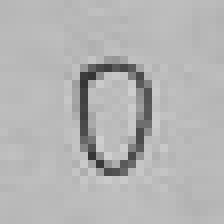
#> input picture Class/2022_2nd_Machine_Learning/python code/docs/HandwriteNumber/28x28 black/hand write_0.jpg, 28 x 28 px (shown 8 times larger)
$ python jpg_Gray_Pixel_to_csv.py
#> lines starting #> are read from the running program, lines starting #| are printed output that depends on the picture; after the words box and inside, x2 and y2 are one past the last pixel; in counts of white or black regions, pixels touching at a corner belong together
import cv2
import time

road = cv2.imread('../docs/HandwriteNumber/28x28 black/hand write_0.jpg')
#> road is the input picture: shape (28, 28, 3); min 52, max 206, mean 180
gray = cv2.cvtColor(road, cv2.COLOR_BGR2GRAY)
height, width = gray.shape
#> height = 28; width = 28
th = 150

start = time.perf_counter()
for i in range(height):
    for j in range(width):
        if gray[i][j] > th:
            gray[i][j] = 255
        else:
            gray[i][j] = 0
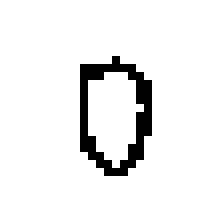
#> gray: shape (28, 28) (shown 8 times larger); 93.5% white; black in thin lines or dots, all inside (x1, y1, x2, y2) = (10, 7, 19, 22)

finish = time.perf_counter()
print(finish - start)	# 0.343 s

cv2.imshow('after', gray)
cv2.waitKey()

print('done')
